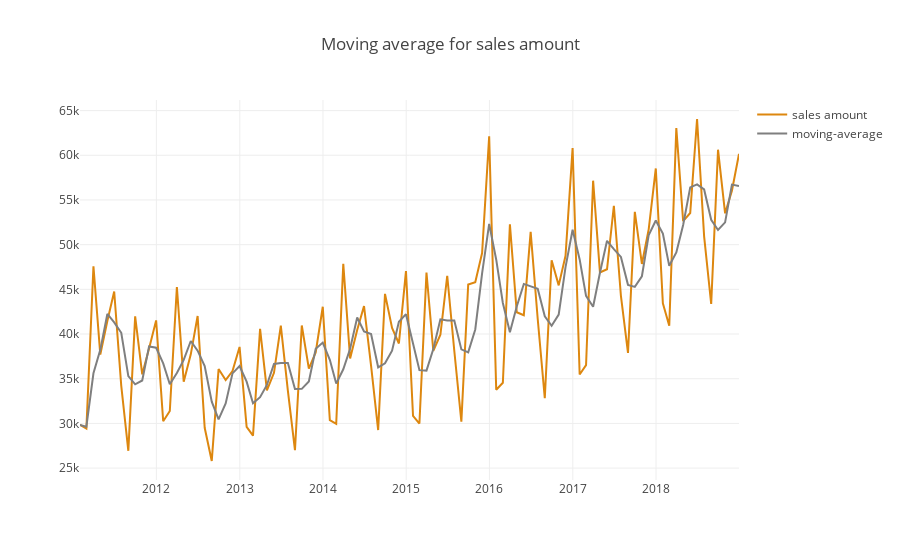

The code cell stored with this chart in its notebook:
### Code cell
""" 
- group entire sales by date column
- use .rolling() function to estimate mean 
- add resulted column to dataframe 
"""
data_moving=data.groupby('date')['sales'].sum().to_frame()

data_moving['3_moving_av']= data_moving['sales'].rolling(window=3, min_periods=0).mean()

trace_1 = go.Scatter(
   x=data_moving.index,
   y=data_moving['sales'],
   name = "sales amount",
   line = dict(color = '#dd870f'),
   opacity = 1)

trace_2 = go.Scatter(
   x=data_moving.index,
   y=data_moving['3_moving_av'],
   name = "moving-average",
   line = dict(color = '#7F7F7F'),
   opacity = 1)

data_traces = [trace_1,trace_2]

layout = dict(
   title='Moving average for sales amount', template = 'none')

fig = dict(data=data_traces, layout = layout)
iplot(fig)
